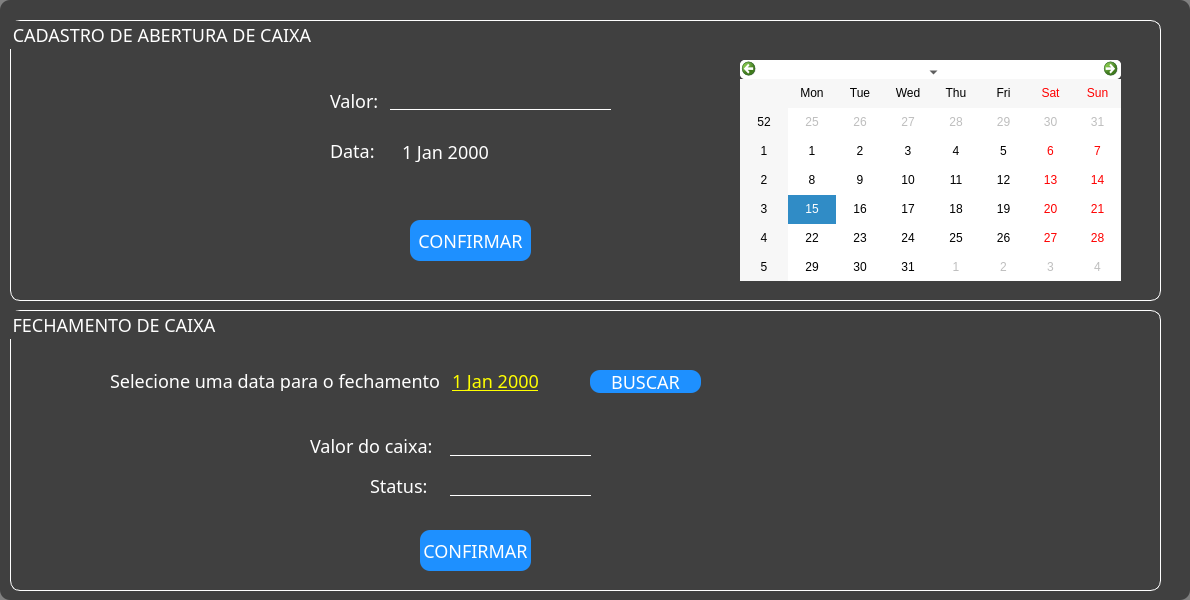
   <widget class="QFrame" name="f_caixa">
    <property name="geometry">
     <rect>
      <x>5</x>
      <y>90</y>
      <width>1190</width>
      <height>600</height>
     </rect>
    </property>
    <property name="focusPolicy">
     <enum>Qt::NoFocus</enum>
    </property>
    <property name="styleSheet">
     <string notr="true">background:rgba(0,0,0,0.5);
border-radius:10px;
</string>
    </property>
    <property name="frameShape">
     <enum>QFrame::StyledPanel</enum>
    </property>
    <property name="frameShadow">
     <enum>QFrame::Raised</enum>
    </property>
    <widget class="QGroupBox" name="groupBox_2">
     <property name="geometry">
      <rect>
       <x>10</x>
       <y>20</y>
       <width>1151</width>
       <height>281</height>
      </rect>
     </property>
     <property name="styleSheet">
      <string notr="true">QGroupBox{
background:transparent;
color:white;
font-size:18px;
font-family: Trebuchet MS;
border: 1px solid white;
}</string>
     </property>
     <property name="title">
      <string>CADASTRO DE ABERTURA DE CAIXA</string>
     </property>
     <widget class="QLabel" name="label_12">
      <property name="geometry">
       <rect>
        <x>320</x>
        <y>70</y>
        <width>81</width>
        <height>21</height>
       </rect>
      </property>
      <property name="styleSheet">
       <string notr="true">border:none;
background:transparent;
color:white;
font-size:18px;
font-family: Trebuchet MS;
</string>
      </property>
      <property name="text">
       <string>Valor:</string>
      </property>
     </widget>
     <widget class="QLabel" name="label_13">
      <property name="geometry">
       <rect>
        <x>320</x>
        <y>120</y>
        <width>81</width>
        <height>21</height>
       </rect>
      </property>
      <property name="styleSheet">
       <string notr="true">border:none;
background:transparent;
color:white;
font-size:18px;
font-family: Trebuchet MS;</string>
      </property>
      <property name="text">
       <string>Data:</string>
      </property>
     </widget>
     <widget class="QLineEdit" name="abertura_valor">
      <property name="geometry">
       <rect>
        <x>380</x>
        <y>70</y>
        <width>221</width>
        <height>20</height>
       </rect>
      </property>
      <property name="styleSheet">
       <string notr="true">border:none;
border-radius:0px;
border-bottom:1px solid white;
background:transparent;
color:white;
font-size:18px;
font-family: Trebuchet MS;</string>
      </property>
     </widget>
     <widget class="QDateEdit" name="abertura_data">
      <property name="geometry">
       <rect>
        <x>390</x>
        <y>120</y>
        <width>111</width>
        <height>22</height>
       </rect>
      </property>
      <property name="styleSheet">
       <string notr="true">border-radius:5px;
background:transparent;
color:white;
font-size:18px;
font-family: Trebuchet MS;</string>
      </property>
     </widget>
     <widget class="QPushButton" name="confirmar_abertura">
      <property name="geometry">
       <rect>
        <x>400</x>
        <y>200</y>
        <width>121</width>
        <height>41</height>
       </rect>
      </property>
      <property name="cursor">
       <cursorShape>OpenHandCursor</cursorShape>
      </property>
      <property name="styleSheet">
       <string notr="true">QPushButton{
background:#1E90FF;
color:white;
font-size:18px;
font-family: Trebuchet MS;
}
QPushButton:hover{
text-decoration:underline
}</string>
      </property>
      <property name="text">
       <string>CONFIRMAR</string>
      </property>
     </widget>
     <widget class="QCalendarWidget" name="calendarWidget">
      <property name="geometry">
       <rect>
        <x>730</x>
        <y>40</y>
        <width>381</width>
        <height>221</height>
       </rect>
      </property>
      <property name="styleSheet">
       <string notr="true">background:white;
border-radius:5px;</string>
      </property>
     </widget>
    </widget>
    <widget class="QGroupBox" name="groupBox_3">
     <property name="geometry">
      <rect>
       <x>10</x>
       <y>310</y>
       <width>1151</width>
       <height>281</height>
      </rect>
     </property>
     <property name="styleSheet">
      <string notr="true">background:transparent;
color:white;
font-size:18px;
font-family: Trebuchet MS;
border: 1px solid white;</string>
     </property>
     <property name="title">
      <string>FECHAMENTO DE CAIXA</string>
     </property>
     <widget class="QLabel" name="label_14">
      <property name="geometry">
       <rect>
        <x>100</x>
        <y>60</y>
        <width>331</width>
        <height>21</height>
       </rect>
      </property>
      <property name="styleSheet">
       <string notr="true">border:none;</string>
      </property>
      <property name="text">
       <string>Selecione uma data para o fechamento:</string>
      </property>
     </widget>
     <widget class="QDateEdit" name="fecha_data">
      <property name="geometry">
       <rect>
        <x>440</x>
        <y>60</y>
        <width>110</width>
        <height>21</height>
       </rect>
      </property>
      <property name="styleSheet">
       <string notr="true">border:none;
text-decoration: underline;
color:yellow;
text-weight:bold;</string>
      </property>
     </widget>
     <widget class="QPushButton" name="fecha_buscar">
      <property name="geometry">
       <rect>
        <x>580</x>
        <y>60</y>
        <width>111</width>
        <height>23</height>
       </rect>
      </property>
      <property name="styleSheet">
       <string notr="true">QPushButton{
background:#1E90FF;
color:white;
font-size:18px;
font-family: Trebuchet MS;
border:none;
}
QPushButton:hover{
text-decoration:underline
}</string>
      </property>
      <property name="text">
       <string>BUSCAR</string>
      </property>
     </widget>
     <widget class="QLabel" name="label_15">
      <property name="geometry">
       <rect>
        <x>300</x>
        <y>120</y>
        <width>121</width>
        <height>31</height>
       </rect>
      </property>
      <property name="styleSheet">
       <string notr="true">border:none;</string>
      </property>
      <property name="text">
       <string>Valor do caixa:</string>
      </property>
     </widget>
     <widget class="QLabel" name="label_16">
      <property name="geometry">
       <rect>
        <x>360</x>
        <y>160</y>
        <width>61</width>
        <height>31</height>
       </rect>
      </property>
      <property name="styleSheet">
       <string notr="true">border:none;</string>
      </property>
      <property name="text">
       <string>Status:</string>
      </property>
     </widget>
     <widget class="QPushButton" name="fecha_confirmar">
      <property name="geometry">
       <rect>
        <x>410</x>
        <y>220</y>
        <width>111</width>
        <height>41</height>
       </rect>
      </property>
      <property name="styleSheet">
       <string notr="true">QPushButton{
background:#1E90FF;
color:white;
font-size:18px;
font-family: Trebuchet MS;
border:none;
}
QPushButton:hover{
text-decoration:underline
}</string>
      </property>
      <property name="text">
       <string>CONFIRMAR</string>
      </property>
     </widget>
     <widget class="QLabel" name="fecha_status">
      <property name="geometry">
       <rect>
        <x>440</x>
        <y>170</y>
        <width>141</width>
        <height>16</height>
       </rect>
      </property>
      <property name="styleSheet">
       <string notr="true">border:none;
border-bottom:1px solid white;
</string>
      </property>
      <property name="text">
       <string/>
      </property>
     </widget>
     <widget class="QLabel" name="fecha_valor">
      <property name="geometry">
       <rect>
        <x>440</x>
        <y>130</y>
        <width>141</width>
        <height>16</height>
       </rect>
      </property>
      <property name="styleSheet">
       <string notr="true">border:none;
border-bottom:1px solid white;
</string>
      </property>
      <property name="text">
       <string/>
      </property>
     </widget>
    </widget>
   </widget>
